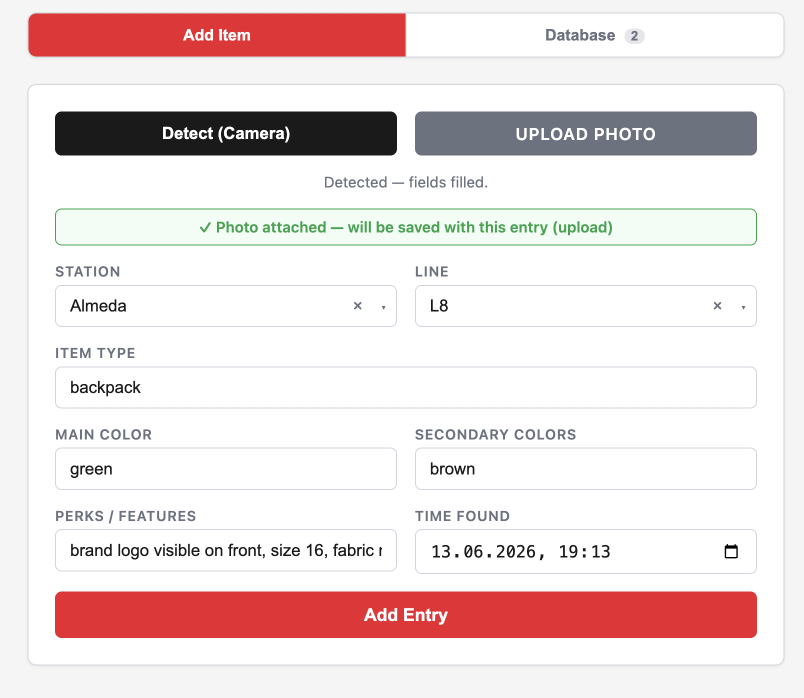
#> input picture TMB/DemoImg/Screenshot 2026-06-13 at 19.14.34.png, 1608 x 1396 px (shown at 1/2 size)
$ python _make_collage.py
#> lines starting #> are read from the running program, lines starting #| are printed output that depends on the picture; after the words box and inside, x2 and y2 are one past the last pixel; in counts of white or black regions, pixels touching at a corner belong together
#!/usr/bin/env python3
"""Build a coherent overview collage of the TMB app: Staff side vs Passenger side."""
from PIL import Image, ImageDraw, ImageFont, ImageFilter
from pathlib import Path

HERE = Path(__file__).parent
OUT = HERE.parent / "demo_overview.png"

IMGS = {
    "addItem":  "Screenshot 2026-06-13 at 19.14.34.png",
    "gnn":      "Screenshot 2026-06-13 at 19.28.24.png",
    "db":       "Screenshot 2026-06-13 at 19.17.36.png",
    "find1":    "Screenshot 2026-06-13 at 19.16.13.png",
    "find2":    "Screenshot 2026-06-13 at 19.19.47.png",
    "claimed":  "Screenshot 2026-06-13 at 19.16.22.png",
    "feedback": "Screenshot 2026-06-13 at 19.20.41.png",
}
def load(k): return Image.open(HERE / IMGS[k]).convert("RGB")
#> called with k = 'addItem'

# ---- palette ----
BG        = (236, 241, 239)
CARD      = (255, 255, 255)
CARD_BD   = (223, 228, 226)
TILE_BD   = (228, 231, 230)
STAFF     = (217, 56, 57)
PASS      = (52, 150, 138)
TITLE_TXT = (34, 41, 39)
SUB_TXT   = (108, 118, 115)
CAP_TXT   = (74, 84, 81)

# ---- fonts ----
AR  = "/System/Library/Fonts/Supplemental/Arial.ttf"
ARB = "/System/Library/Fonts/Supplemental/Arial Bold.ttf"
def F(p, s): return ImageFont.truetype(p, s)
f_title = F(ARB, 92); f_sub = F(AR, 40)
f_hdr = F(ARB, 58);   f_hsub = F(AR, 33)
f_cap = F(AR, 31);    f_badge = F(ARB, 34)

# ---- geometry ----
MARGIN, GAP = 100, 80
CARD_R, TILE_R = 40, 22
CARD_PAD, INNER_Y = 70, 60
HEADER_H = 152
TILE_PAD, ROW_GAP, COL_GAP = 26, 48, 40
CAP_GAP, CAP_H, CAP_LH = 18, 84, 40
BADGE_R = 30

CONTENT_W = 1400                      # inner content width of each card
WP = (CONTENT_W - COL_GAP) // 2       # half-width tile

def wrap(draw, text, font, maxw, maxlines=2):
    words, lines, cur = text.split(), [], ""
    for w in words:
        t = (cur + " " + w).strip()
        if draw.textlength(t, font=font) <= maxw:
            cur = t
        else:
            lines.append(cur); cur = w
            if len(lines) == maxlines: break
    if cur and len(lines) < maxlines: lines.append(cur)
    return lines[:maxlines]

_scratch = ImageDraw.Draw(Image.new("RGB", (10, 10)))

def make_tile(key, tile_w, caption, num, accent):
    img = load(key)
    iw = tile_w - 2 * TILE_PAD
    ih = round(iw * img.height / img.width)
#> ih = 545
    img = img.resize((iw, ih), Image.LANCZOS)
    tile_h = TILE_PAD + ih + CAP_GAP + CAP_H + TILE_PAD
#> tile_h = 699
    tile = Image.new("RGBA", (tile_w, tile_h), (0, 0, 0, 0))
#> tile: PIL image 680x699 RGBA; every value is 0
    d = ImageDraw.Draw(tile)
    d.rounded_rectangle([0, 0, tile_w - 1, tile_h - 1], TILE_R, fill=CARD, outline=TILE_BD, width=2)
    m = Image.new("L", (iw, ih), 0)
#> m: PIL image 628x545 L; every value is 0
    ImageDraw.Draw(m).rounded_rectangle([0, 0, iw - 1, ih - 1], 14, fill=255)
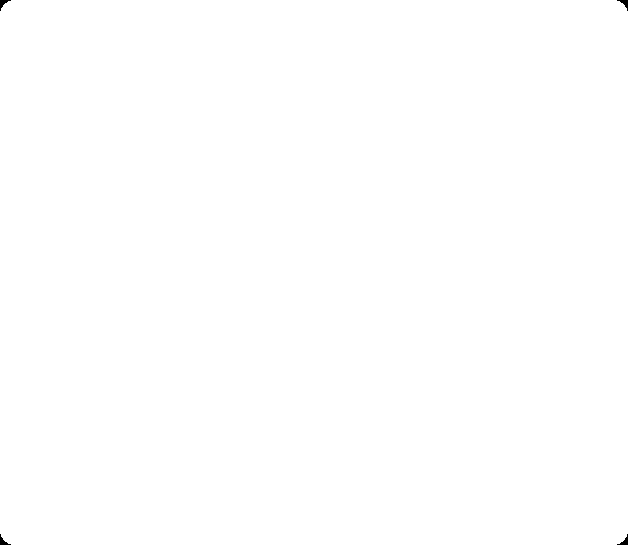
#> m: PIL image 628x545 L; 99.9% white; 4 black regions, box (x1, y1, x2, y2) and area: (0, 0, 11, 11) 46, (617, 0, 628, 11) 46, (0, 534, 11, 545) 46, (617, 534, 628, 545) 46
    tile.paste(img, (TILE_PAD, TILE_PAD), m)
    d.rounded_rectangle([TILE_PAD, TILE_PAD, TILE_PAD + iw - 1, TILE_PAD + ih - 1], 14,
                        outline=(214, 218, 217), width=2)
    # caption strip: numbered badge (left) + caption text — kept off the screenshot
    cap_y = TILE_PAD + ih + CAP_GAP
#> cap_y = 589
    bcx, bcy = TILE_PAD + BADGE_R, cap_y + CAP_H // 2
#> bcx = 56; bcy = 631
    d.ellipse([bcx - BADGE_R, bcy - BADGE_R, bcx + BADGE_R, bcy + BADGE_R], fill=accent)
    n = str(num)
    nb = d.textbbox((0, 0), n, font=f_badge)
#> nb = (0, 7, 22, 32)
    d.text((bcx - (nb[2] - nb[0]) / 2 - nb[0], bcy - (nb[3] - nb[1]) / 2 - nb[1]), n,
           font=f_badge, fill=(255, 255, 255))
    text_x = TILE_PAD + 2 * BADGE_R + 20
    lines = wrap(_scratch, caption, f_cap, tile_w - TILE_PAD - text_x)
    ty = cap_y + (CAP_H - len(lines) * CAP_LH) // 2
#> ty = 591
    for ln in lines:
        d.text((text_x, ty), ln, font=f_cap, fill=CAP_TXT); ty += CAP_LH
#> after the loop, ty = 671
    return tile

def shadow(canvas, box, radius, blur=26, alpha=58, off=(0, 14)):
    x0, y0, x1, y1 = box
    pad = blur * 3
    sh = Image.new("RGBA", (x1 - x0 + 2 * pad, y1 - y0 + 2 * pad), (0, 0, 0, 0))
    ImageDraw.Draw(sh).rounded_rectangle([pad, pad, pad + (x1 - x0), pad + (y1 - y0)],
                                         radius, fill=(20, 30, 28, alpha))
    canvas.alpha_composite(sh.filter(ImageFilter.GaussianBlur(blur)), (x0 - pad + off[0], y0 - pad + off[1]))

# ---- build tiles, grouped into rows ----
staff_rows = [
    [make_tile("addItem", WP, "Snap an item — the vision model auto-fills the details", 1, STAFF),
     make_tile("gnn",     WP, "A GNN reroutes it to the best storage station", 2, STAFF)],
    [make_tile("db", CONTENT_W, "Routed database — arrival, expiry, locker & pickup code", 3, STAFF)],
]
#> call 2 of load, with k = 'gnn'
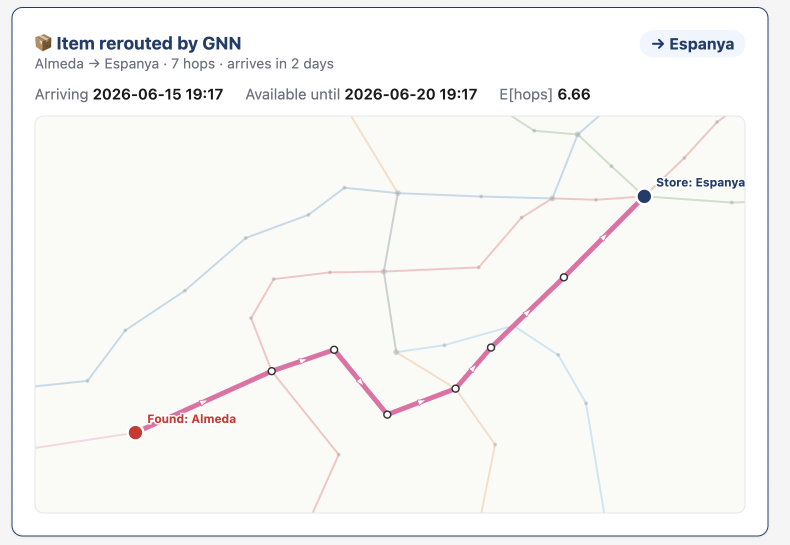
#> input picture TMB/DemoImg/Screenshot 2026-06-13 at 19.28.24.png, 1580 x 1090 px (shown at 1/2 size)
#> in make_tile (call 2), `tile = Image.new("RGBA", (tile_w, tile_h), (0, 0, 0, 0))`: tile: PIL image 680x587 RGBA; every value is 0
#> in make_tile (call 2), `m = Image.new("L", (iw, ih), 0)`: m: PIL image 628x433 L; every value is 0
#> in make_tile (call 2), `ImageDraw.Draw(m).rounded_rectangle([0, 0, iw - 1, ih - 1], 14, fill=2..`: m: PIL image 628x433 L; 99.9% white; 4 black regions, box (x1, y1, x2, y2) and area: (0, 0, 11, 11) 46, (617, 0, 628, 11) 46, (0, 422, 11, 433) 46, (617, 422, 628, 433) 46
#> call 3 of load, with k = 'db'
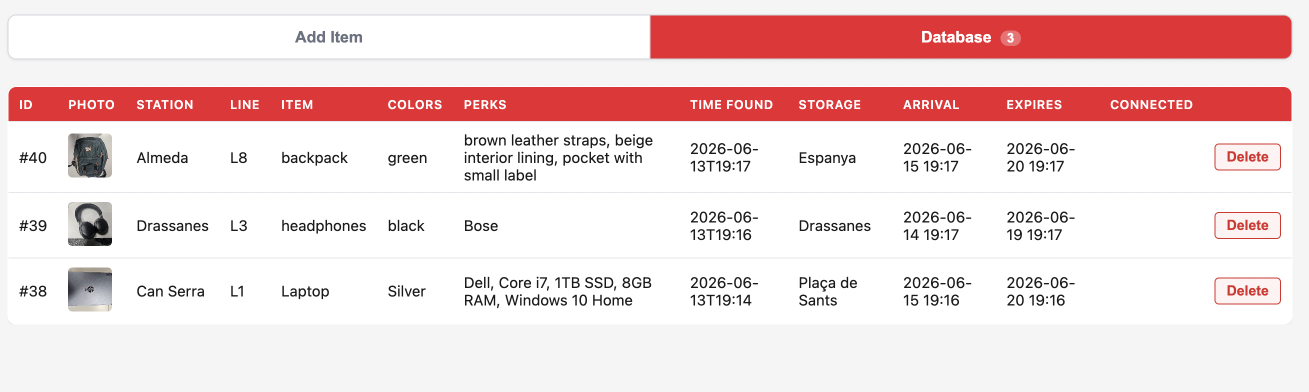
#> input picture TMB/DemoImg/Screenshot 2026-06-13 at 19.17.36.png, 2618 x 784 px (shown at 1/2 size)
#> in make_tile (call 3), `tile = Image.new("RGBA", (tile_w, tile_h), (0, 0, 0, 0))`: tile: PIL image 1400x558 RGBA; every value is 0
#> in make_tile (call 3), `m = Image.new("L", (iw, ih), 0)`: m: PIL image 1348x404 L; every value is 0
#> in make_tile (call 3), `ImageDraw.Draw(m).rounded_rectangle([0, 0, iw - 1, ih - 1], 14, fill=2..`: m: PIL image 1348x404 L; 100% white; 4 black regions, box (x1, y1, x2, y2) and area: (0, 0, 11, 11) 46, (1337, 0, 1348, 11) 46, (0, 393, 11, 404) 46, (1337, 393, 1348, 404) 46
pass_rows = [
    [make_tile("find1",   WP, "Describe what you lost in plain language", 1, PASS),
     make_tile("find2",   WP, "AI confirms the match — reveals locker & pickup code", 2, PASS)],
    [make_tile("claimed", WP, "Track the claim — extend or mark collected", 3, PASS),
     make_tile("feedback",WP, "Optional feedback tunes the routing model", 4, PASS)],
]
#> call 4 of make_tile, with key = 'find1', tile_w = 680, caption = 'Describe what you lost in plain language', num = 1, accent = (52, 150, 138)
#> call 4 of load, with k = 'find1'
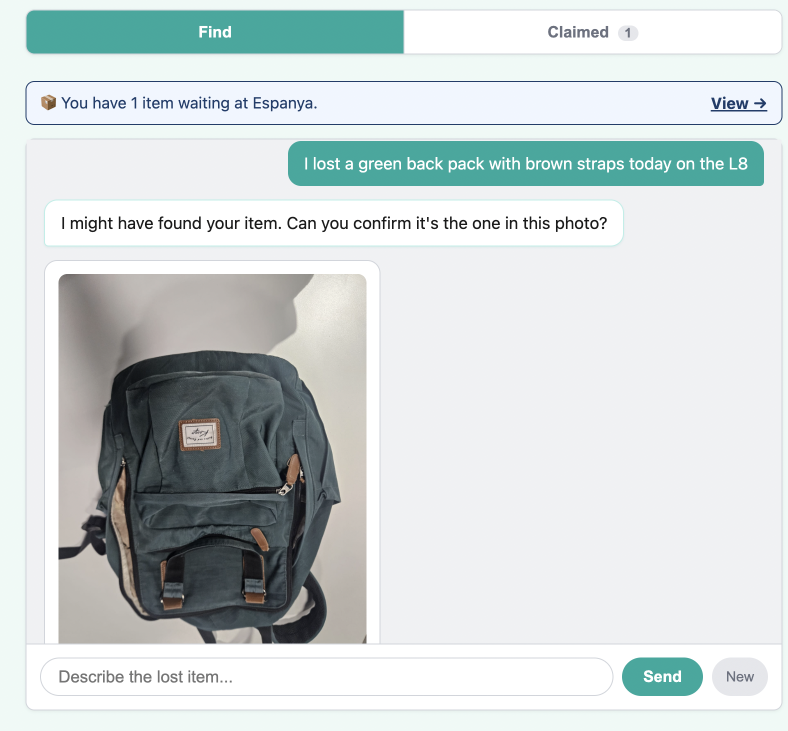
#> input picture TMB/DemoImg/Screenshot 2026-06-13 at 19.16.13.png, 1576 x 1462 px (shown at 1/2 size)
#> in make_tile (call 4), `tile = Image.new("RGBA", (tile_w, tile_h), (0, 0, 0, 0))`: tile: PIL image 680x737 RGBA; every value is 0
#> in make_tile (call 4), `m = Image.new("L", (iw, ih), 0)`: m: PIL image 628x583 L; every value is 0
#> in make_tile (call 4), `ImageDraw.Draw(m).rounded_rectangle([0, 0, iw - 1, ih - 1], 14, fill=2..`: m: PIL image 628x583 L; 99.9% white; 4 black regions, box (x1, y1, x2, y2) and area: (0, 0, 11, 11) 46, (617, 0, 628, 11) 46, (0, 572, 11, 583) 46, (617, 572, 628, 583) 46
#> in make_tile (call 4), `tile.paste(img, (TILE_PAD, TILE_PAD), m)`:
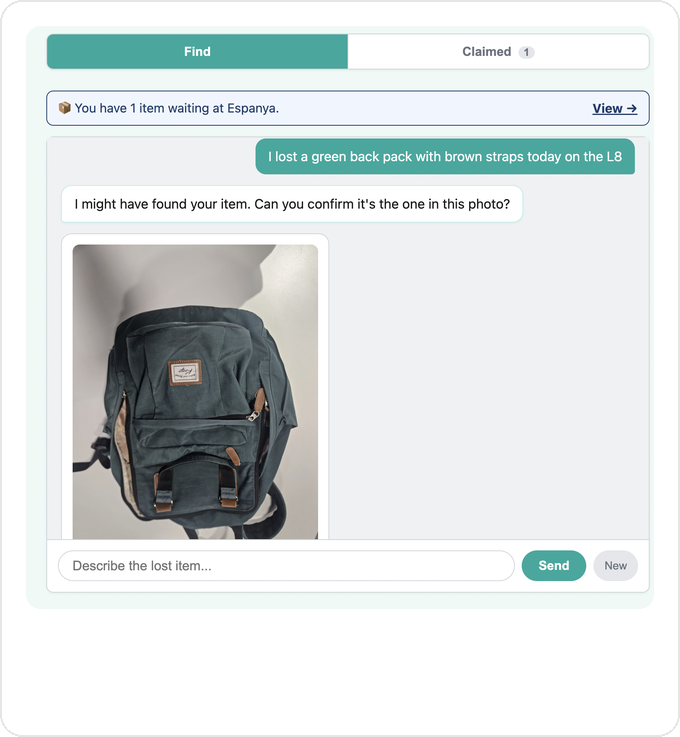
#> tile: PIL image 680x737 RGBA; mean R, G, B, A 218.8, 224.8, 224.8, 254.8; transparent parts drawn white
#> after the loop in make_tile (call 4), `for ln in lines:`: ty = 709
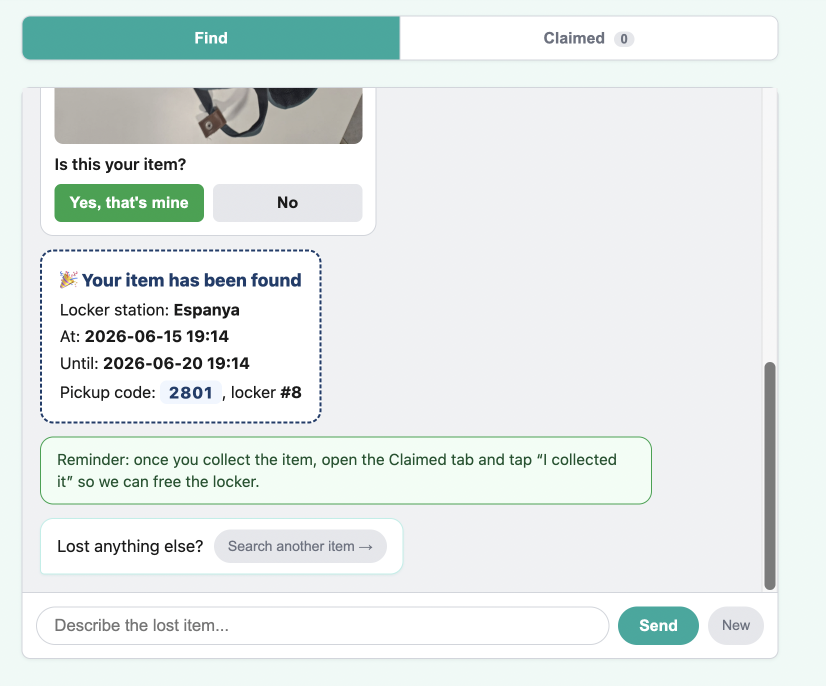
#> input picture TMB/DemoImg/Screenshot 2026-06-13 at 19.19.47.png, 1652 x 1372 px (shown at 1/2 size)
#> in make_tile (call 5), `tile = Image.new("RGBA", (tile_w, tile_h), (0, 0, 0, 0))`: tile: PIL image 680x676 RGBA; every value is 0
#> in make_tile (call 5), `m = Image.new("L", (iw, ih), 0)`: m: PIL image 628x522 L; every value is 0
#> in make_tile (call 5), `ImageDraw.Draw(m).rounded_rectangle([0, 0, iw - 1, ih - 1], 14, fill=2..`: m: PIL image 628x522 L; 99.9% white; 4 black regions, box (x1, y1, x2, y2) and area: (0, 0, 11, 11) 46, (617, 0, 628, 11) 46, (0, 511, 11, 522) 46, (617, 511, 628, 522) 46
#> in make_tile (call 5), `tile.paste(img, (TILE_PAD, TILE_PAD), m)`:
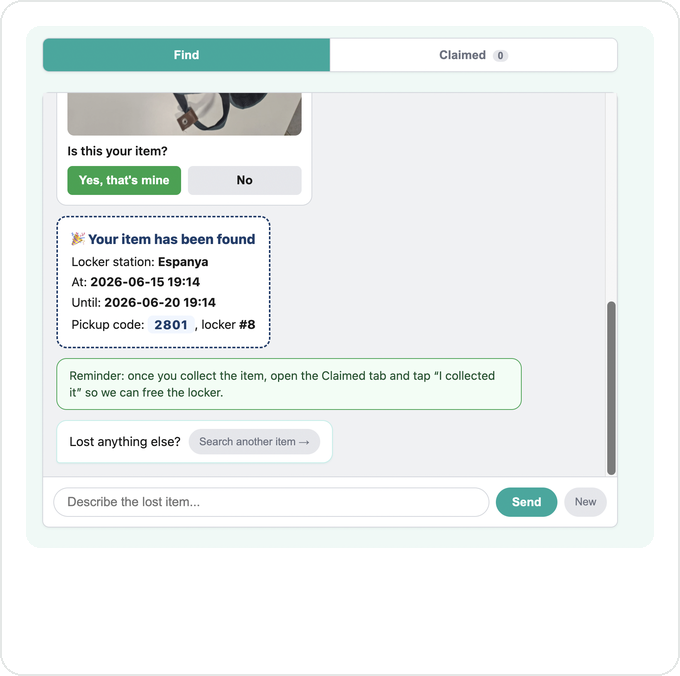
#> tile: PIL image 680x676 RGBA; mean R, G, B, A 235.8, 240.8, 239.8, 254.8; transparent parts drawn white
#> after the loop in make_tile (call 5), `for ln in lines:`: ty = 648
#> (the run stopped early here; a loop or call above may not have finished)
